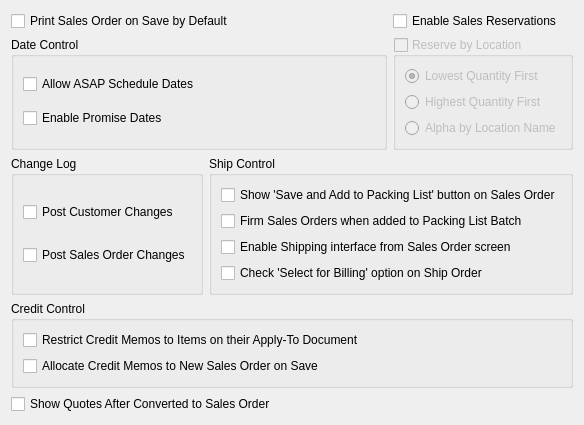
       <widget class="QWidget" name="general">
        <attribute name="title">
         <string>General</string>
        </attribute>
        <layout class="QGridLayout" name="gridLayout_6">
         <item row="0" column="0">
          <layout class="QHBoxLayout" name="horizontalLayout_3">
           <item>
            <layout class="QVBoxLayout" name="verticalLayout">
             <item>
              <layout class="QGridLayout" name="gridLayout_2">
               <item row="0" column="0" colspan="2">
                <widget class="QCheckBox" name="_printSO">
                 <property name="text">
                  <string>Print Sales Order on Save by Default</string>
                 </property>
                </widget>
               </item>
               <item row="0" column="2">
                <widget class="QCheckBox" name="_enableReservations">
                 <property name="text">
                  <string>Enable Sales Reservations</string>
                 </property>
                </widget>
               </item>
               <item row="1" column="0" colspan="2">
                <widget class="QGroupBox" name="groupBox_2">
                 <property name="title">
                  <string>Date Control</string>
                 </property>
                 <layout class="QGridLayout">
                  <item row="0" column="0">
                   <widget class="QCheckBox" name="_allowASAP">
                    <property name="text">
                     <string>Allow ASAP Schedule Dates</string>
                    </property>
                   </widget>
                  </item>
                  <item row="1" column="0">
                   <widget class="QCheckBox" name="_enablePromiseDate">
                    <property name="text">
                     <string>Enable Promise Dates</string>
                    </property>
                   </widget>
                  </item>
                 </layout>
                </widget>
               </item>
               <item row="1" column="2">
                <widget class="QGroupBox" name="_locationGroup">
                 <property name="enabled">
                  <bool>false</bool>
                 </property>
                 <property name="title">
                  <string>Reserve by Location</string>
                 </property>
                 <property name="checkable">
                  <bool>true</bool>
                 </property>
                 <property name="checked">
                  <bool>false</bool>
                 </property>
                 <layout class="QGridLayout">
                  <item row="2" column="0">
                   <widget class="QRadioButton" name="_highest">
                    <property name="text">
                     <string>Highest Quantity First</string>
                    </property>
                   </widget>
                  </item>
                  <item row="3" column="0">
                   <widget class="QRadioButton" name="_alpha">
                    <property name="text">
                     <string>Alpha by Location Name</string>
                    </property>
                    <property name="checked">
                     <bool>false</bool>
                    </property>
                   </widget>
                  </item>
                  <item row="1" column="0">
                   <widget class="QRadioButton" name="_lowest">
                    <property name="text">
                     <string>Lowest Quantity First</string>
                    </property>
                    <property name="checked">
                     <bool>true</bool>
                    </property>
                   </widget>
                  </item>
                 </layout>
                </widget>
               </item>
               <item row="2" column="0">
                <widget class="QGroupBox" name="groupBox_4">
                 <property name="title">
                  <string>Change Log</string>
                 </property>
                 <layout class="QGridLayout">
                  <item row="0" column="0">
                   <widget class="QCheckBox" name="_customerChangeLog">
                    <property name="text">
                     <string>Post Customer Changes</string>
                    </property>
                   </widget>
                  </item>
                  <item row="1" column="0">
                   <widget class="QCheckBox" name="_salesOrderChangeLog">
                    <property name="text">
                     <string>Post Sales Order Changes</string>
                    </property>
                   </widget>
                  </item>
                 </layout>
                </widget>
               </item>
               <item row="2" column="1" colspan="2">
                <widget class="QGroupBox" name="groupBox_3">
                 <property name="title">
                  <string>Ship Control</string>
                 </property>
                 <layout class="QVBoxLayout">
                  <item>
                   <widget class="QCheckBox" name="_saveAndAdd">
                    <property name="text">
                     <string>Show 'Save and Add to Packing List' button on Sales Order</string>
                    </property>
                   </widget>
                  </item>
                  <item>
                   <widget class="QCheckBox" name="_firmAndAdd">
                    <property name="text">
                     <string>Firm Sales Orders when added to Packing List Batch</string>
                    </property>
                   </widget>
                  </item>
                  <item>
                   <widget class="QCheckBox" name="_enableSOShipping">
                    <property name="text">
                     <string>Enable Shipping interface from Sales Order screen</string>
                    </property>
                   </widget>
                  </item>
                  <item>
                   <widget class="QCheckBox" name="_autoSelectForBilling">
                    <property name="text">
                     <string>Check 'Select for Billing' option on Ship Order</string>
                    </property>
                   </widget>
                  </item>
                 </layout>
                </widget>
               </item>
               <item row="3" column="0" colspan="3">
                <widget class="QGroupBox" name="groupBox_5">
                 <property name="title">
                  <string>Credit Control</string>
                 </property>
                 <layout class="QGridLayout">
                  <item row="0" column="0">
                   <widget class="QCheckBox" name="_restrictCreditMemos">
                    <property name="text">
                     <string>Restrict Credit Memos to Items on their Apply-To Document</string>
                    </property>
                   </widget>
                  </item>
                  <item row="1" column="0">
                   <widget class="QCheckBox" name="_autoAllocateCM">
                    <property name="text">
                     <string>Allocate Credit Memos to New Sales Order on Save</string>
                    </property>
                   </widget>
                  </item>
                 </layout>
                </widget>
               </item>
               <item row="4" column="0" colspan="2">
                <widget class="QCheckBox" name="_quoteafterSO">
                 <property name="text">
                  <string>Show Quotes After Converted to Sales Order</string>
                 </property>
                </widget>
               </item>
              </layout>
             </item>
             <item>
              <spacer name="verticalSpacer_2">
               <property name="orientation">
                <enum>Qt::Vertical</enum>
               </property>
               <property name="sizeHint" stdset="0">
                <size>
                 <width>20</width>
                 <height>0</height>
                </size>
               </property>
              </spacer>
             </item>
            </layout>
           </item>
           <item>
            <spacer name="horizontalSpacer_3">
             <property name="orientation">
              <enum>Qt::Horizontal</enum>
             </property>
             <property name="sizeHint" stdset="0">
              <size>
               <width>0</width>
               <height>20</height>
              </size>
             </property>
            </spacer>
           </item>
          </layout>
         </item>
        </layout>
       </widget>
